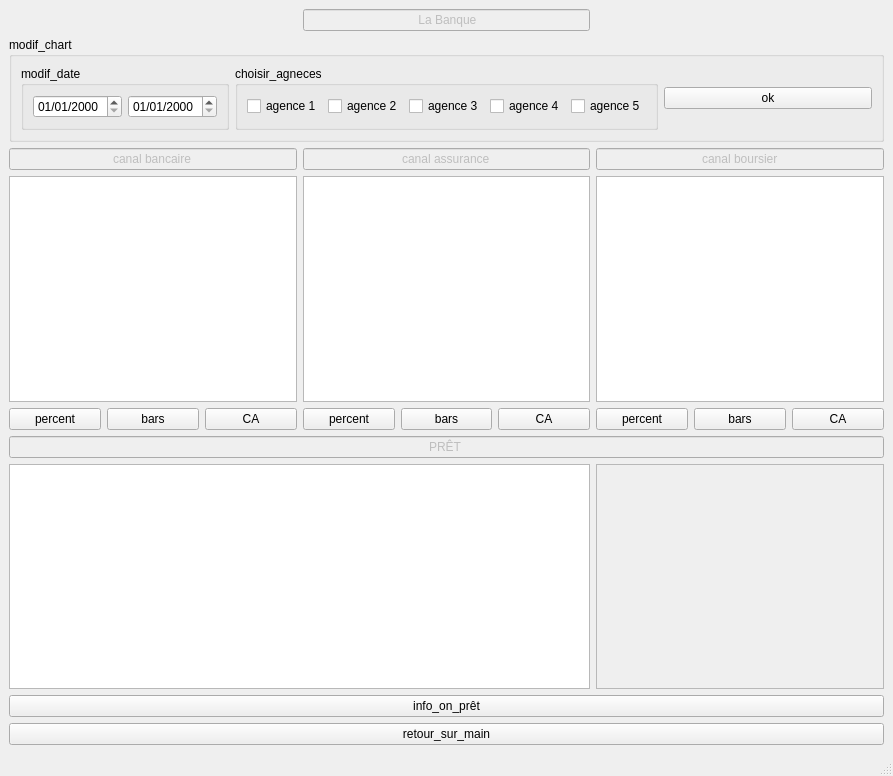
<?xml version="1.0" encoding="UTF-8"?>
<ui version="4.0">
 <class>MainWindow</class>
 <widget class="QMainWindow" name="MainWindow">
  <property name="geometry">
   <rect>
    <x>0</x>
    <y>0</y>
    <width>893</width>
    <height>776</height>
   </rect>
  </property>
  <property name="windowTitle">
   <string>La banque </string>
  </property>
  <property name="autoFillBackground">
   <bool>false</bool>
  </property>
  <property name="documentMode">
   <bool>false</bool>
  </property>
  <widget class="QWidget" name="centralwidget">
   <property name="autoFillBackground">
    <bool>false</bool>
   </property>
   <layout class="QGridLayout" name="gridLayout">
    <item row="2" column="1">
     <widget class="QLineEdit" name="lineEdit_3">
      <property name="enabled">
       <bool>false</bool>
      </property>
      <property name="text">
       <string>canal assurance</string>
      </property>
      <property name="alignment">
       <set>Qt::AlignCenter</set>
      </property>
     </widget>
    </item>
    <item row="7" column="0" colspan="3">
     <widget class="QPushButton" name="pushButton_2">
      <property name="text">
       <string>info_on_prêt</string>
      </property>
     </widget>
    </item>
    <item row="4" column="2">
     <layout class="QHBoxLayout" name="horizontalLayout_3">
      <item>
       <widget class="QPushButton" name="pushButton_5">
        <property name="text">
         <string>percent</string>
        </property>
       </widget>
      </item>
      <item>
       <widget class="QPushButton" name="pushButton_8">
        <property name="text">
         <string>bars</string>
        </property>
       </widget>
      </item>
      <item>
       <widget class="QPushButton" name="pushButton_11">
        <property name="text">
         <string>CA</string>
        </property>
       </widget>
      </item>
     </layout>
    </item>
    <item row="2" column="2">
     <widget class="QLineEdit" name="lineEdit">
      <property name="enabled">
       <bool>false</bool>
      </property>
      <property name="text">
       <string>canal boursier</string>
      </property>
      <property name="alignment">
       <set>Qt::AlignCenter</set>
      </property>
     </widget>
    </item>
    <item row="0" column="2">
     <spacer name="horizontalSpacer_2">
      <property name="orientation">
       <enum>Qt::Horizontal</enum>
      </property>
      <property name="sizeHint" stdset="0">
       <size>
        <width>40</width>
        <height>20</height>
       </size>
      </property>
     </spacer>
    </item>
    <item row="5" column="0" colspan="3">
     <widget class="QLineEdit" name="lineEdit_pret">
      <property name="enabled">
       <bool>false</bool>
      </property>
      <property name="text">
       <string>PRÊT</string>
      </property>
      <property name="alignment">
       <set>Qt::AlignCenter</set>
      </property>
     </widget>
    </item>
    <item row="3" column="2">
     <widget class="QtCharts::QChartView" name="graphicsView_3"/>
    </item>
    <item row="3" column="0">
     <widget class="QtCharts::QChartView" name="graphicsView"/>
    </item>
    <item row="0" column="0">
     <spacer name="horizontalSpacer">
      <property name="orientation">
       <enum>Qt::Horizontal</enum>
      </property>
      <property name="sizeHint" stdset="0">
       <size>
        <width>40</width>
        <height>20</height>
       </size>
      </property>
     </spacer>
    </item>
    <item row="3" column="1">
     <widget class="QtCharts::QChartView" name="graphicsView_2"/>
    </item>
    <item row="4" column="0">
     <layout class="QHBoxLayout" name="horizontalLayout">
      <item>
       <widget class="QPushButton" name="pushButton_3">
        <property name="text">
         <string>percent</string>
        </property>
       </widget>
      </item>
      <item>
       <widget class="QPushButton" name="pushButton_6">
        <property name="text">
         <string>bars</string>
        </property>
       </widget>
      </item>
      <item>
       <widget class="QPushButton" name="pushButton_9">
        <property name="text">
         <string>CA</string>
        </property>
       </widget>
      </item>
     </layout>
    </item>
    <item row="4" column="1">
     <layout class="QHBoxLayout" name="horizontalLayout_2">
      <item>
       <widget class="QPushButton" name="pushButton_4">
        <property name="text">
         <string>percent</string>
        </property>
       </widget>
      </item>
      <item>
       <widget class="QPushButton" name="pushButton_7">
        <property name="text">
         <string>bars</string>
        </property>
       </widget>
      </item>
      <item>
       <widget class="QPushButton" name="pushButton_10">
        <property name="text">
         <string>CA</string>
        </property>
       </widget>
      </item>
     </layout>
    </item>
    <item row="6" column="0" colspan="2">
     <widget class="QtCharts::QChartView" name="graphicsView_pret">
      <property name="enabled">
       <bool>true</bool>
      </property>
      <property name="interactive">
       <bool>false</bool>
      </property>
     </widget>
    </item>
    <item row="2" column="0">
     <widget class="QLineEdit" name="lineEdit_2">
      <property name="enabled">
       <bool>false</bool>
      </property>
      <property name="text">
       <string>canal bancaire</string>
      </property>
      <property name="alignment">
       <set>Qt::AlignCenter</set>
      </property>
     </widget>
    </item>
    <item row="6" column="2">
     <widget class="QTextEdit" name="textEdit">
      <property name="enabled">
       <bool>false</bool>
      </property>
     </widget>
    </item>
    <item row="0" column="1">
     <widget class="QLineEdit" name="lineEdit_title">
      <property name="enabled">
       <bool>false</bool>
      </property>
      <property name="inputMethodHints">
       <set>Qt::ImhNone</set>
      </property>
      <property name="text">
       <string> La Banque</string>
      </property>
      <property name="alignment">
       <set>Qt::AlignCenter</set>
      </property>
     </widget>
    </item>
    <item row="8" column="0" colspan="3">
     <widget class="QPushButton" name="pushButton_retour">
      <property name="text">
       <string>retour_sur_main</string>
      </property>
     </widget>
    </item>
    <item row="1" column="0" colspan="3">
     <widget class="QGroupBox" name="groupBox_3">
      <property name="title">
       <string>modif_chart</string>
      </property>
      <layout class="QGridLayout" name="gridLayout_2">
       <item row="2" column="2">
        <widget class="QGroupBox" name="groupBox_2">
         <property name="title">
          <string>choisir_agneces</string>
         </property>
         <layout class="QGridLayout" name="gridLayout_3">
          <item row="0" column="1">
           <widget class="QCheckBox" name="checkBox_2">
            <property name="text">
             <string>agence 2</string>
            </property>
           </widget>
          </item>
          <item row="0" column="0">
           <widget class="QCheckBox" name="checkBox_1">
            <property name="enabled">
             <bool>true</bool>
            </property>
            <property name="text">
             <string>agence 1</string>
            </property>
            <property name="checkable">
             <bool>true</bool>
            </property>
            <property name="checked">
             <bool>false</bool>
            </property>
           </widget>
          </item>
          <item row="0" column="3">
           <widget class="QCheckBox" name="checkBox_4">
            <property name="text">
             <string>agence 4</string>
            </property>
           </widget>
          </item>
          <item row="0" column="4">
           <widget class="QCheckBox" name="checkBox_5">
            <property name="text">
             <string>agence 5</string>
            </property>
           </widget>
          </item>
          <item row="0" column="2">
           <widget class="QCheckBox" name="checkBox_3">
            <property name="text">
             <string>agence 3</string>
            </property>
           </widget>
          </item>
         </layout>
        </widget>
       </item>
       <item row="2" column="3">
        <widget class="QPushButton" name="pushButton">
         <property name="text">
          <string>ok</string>
         </property>
        </widget>
       </item>
       <item row="2" column="1">
        <widget class="QGroupBox" name="groupBox">
         <property name="title">
          <string>modif_date</string>
         </property>
         <layout class="QHBoxLayout" name="horizontalLayout_15">
          <item>
           <widget class="QDateTimeEdit" name="dateTimeEdit">
            <property name="displayFormat">
             <string>dd/MM/yyyy</string>
            </property>
           </widget>
          </item>
          <item>
           <widget class="QDateTimeEdit" name="dateTimeEdit_2">
            <property name="displayFormat">
             <string>dd/MM/yyyy</string>
            </property>
           </widget>
          </item>
         </layout>
        </widget>
       </item>
      </layout>
     </widget>
    </item>
   </layout>
  </widget>
  <widget class="QStatusBar" name="statusbar"/>
 </widget>
 <customwidgets>
  <customwidget>
   <class>QtCharts::QChartView</class>
   <extends>QGraphicsView</extends>
   <header location="global">QtCharts/QChartView</header>
  </customwidget>
 </customwidgets>
 <resources/>
 <connections/>
</ui>
